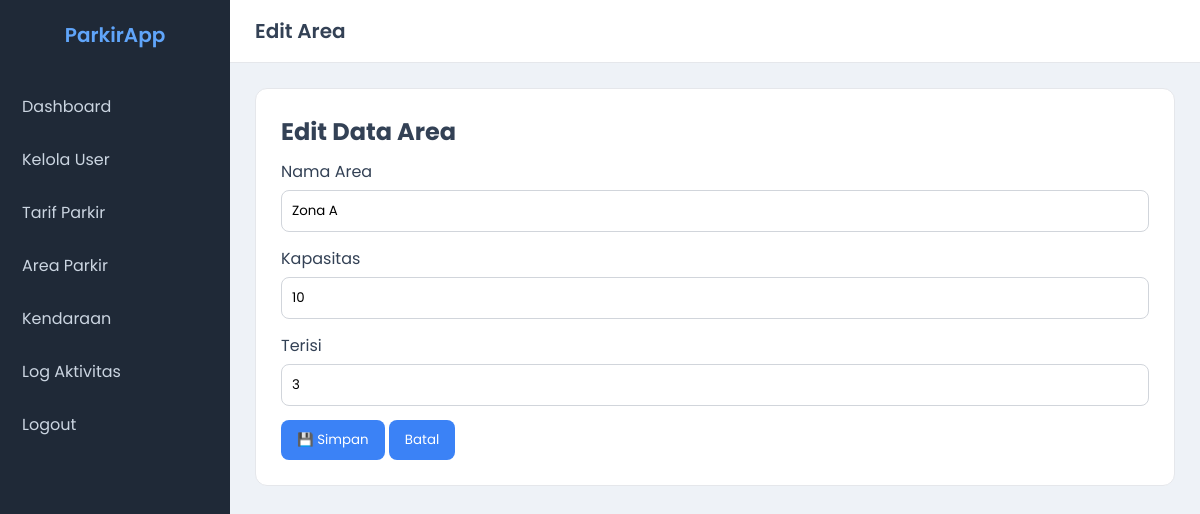
The app's page /controllers/c_area.php?aksi=edit&id=13 (signed in) with its own data.
### tables this page shows
CREATE TABLE `area_parkir` (
  `id_area` int NOT NULL,
  `nama_area` varchar(50) NOT NULL,
  `kapasitas` int NOT NULL,
  `terisi` int NOT NULL
);

### models/m_koneksi.php (called while the page is built, shortened)
<?php
class m_koneksi
{
    private $host = "localhost",
    $username = "root",
    $pass = "",
    $db = "parkir";
    function __construct()
    {
        $this->koneksi = mysqli_connect(
            $this->host,
            $this->username,
            $this->pass,
            $this->db
        );
    }
}

### models/m_area.php (called while the page is built, shortened)
<?php
require_once "m_koneksi.php";
class m_area
{
    function tampil_data_by_id($id_area)
    {
        $conn = new m_koneksi();
        $sql = "SELECT * FROM area_parkir WHERE id_area = $id_area";
        $query = mysqli_query($conn->koneksi, $sql);
        return mysqli_fetch_object($query);
    }
    public function __construct()
    {
        $koneksi = new m_koneksi();
    }
}
?>

### views/edit_area.php (the view, shortened to what this page needs)
<?php
include "../controllers/c_area.php";
?>
<!DOCTYPE html>
<html lang="en">
<head>
  <link rel="stylesheet" href="../asset/css/style.css">
</head>
<body>
  <div class="sidebar">
    <div class="logo">ParkirApp</div>
    <a href="dashboard_admin.php">Dashboard</a>
    <a href="tampil_data_user.php">Kelola User</a>
    <a href="tampil_data_tarif.php">Tarif Parkir</a>
    <a href="tampil_data_area.php">Area Parkir</a>
    <a href="tampil_data_kendaraan.php">Kendaraan</a>
    <a href="log_aktIvitas">Log Aktivitas</a>
    <a href="../controllers/c_logout.php">Logout</a>
  </div>
  <div class="main">
    <div class="navbar">
      <h1>Edit Area</h1>
    </div>
    <div class="content">
      <div class="card form-card">
        <h2>Edit Data Area</h2>
        <form action="../controllers/c_area.php?aksi=update" method="post">
          <label for="nama_area">Nama Area</label>
          <input type="nama_area" id="nama_area" name="nama_area" value="<?= $areas->nama_area ?>"
            required><br>
          <label for="kapasitas">Kapasitas</label>
          <input type="kapasitas" id="kapasitas" name="kapasitas" value="<?= $areas->kapasitas ?>"
            required><br>
          <label for="terisi">Terisi</label>
          <input type="terisi" id="terisi" name="terisi" value="<?= $areas->terisi ?>"
            required><br>
          <div class="button-group">
            <button type="submit" class="btn btn-save">💾 Simpan</button>
            <button type="button" class="btn btn-cancel" onclick="window.location.href='tampil_data_area.php'">
              Batal
            </button>
          </div>
        </form>
      </div>
    </div>
  </div>
</body>
</html>

### asset/css/style.css (style rules this page uses)
* { margin:0; padding:0; box-sizing:border-box; font-family:'Poppins', sans-serif; }
body { display:flex; background:#eef2f7; color:#334155; }
.sidebar { width:230px; height:100vh; background:#1f2937; position:fixed; padding-top:20px; }
.logo { text-align:center; font-size:20px; font-weight:600; margin-bottom:30px; color:#60a5fa; }
.sidebar a { display:block; padding:14px 22px; color:#cbd5e1; text-decoration:none; transition:.2s; }
.main { margin-left:230px; width:100%; }
.navbar { background:#ffffff; padding:16px 25px; display:flex; justify-content:space-between; align-items:center; border-bottom:1px solid #e5e7eb; }
.navbar h1 { font-size:20px; font-weight:600; }
.content { padding:25px; }
.card { background:#ffffff; padding:25px; border-radius:12px; border:1px solid #e5e7eb; margin-bottom:20px; }
.card h2 { margin-bottom:10px; }
input, select { width:100%; padding:10px; margin-top:6px; margin-bottom:14px; border-radius:8px; border:1px solid #d1d5db; }
button { padding:10px 16px; border:none; border-radius:8px; cursor:pointer; background:#3b82f6; color:white; }

### records on screen
area_parkir: nama_area "Zona A", kapasitas "10", terisi "3"
